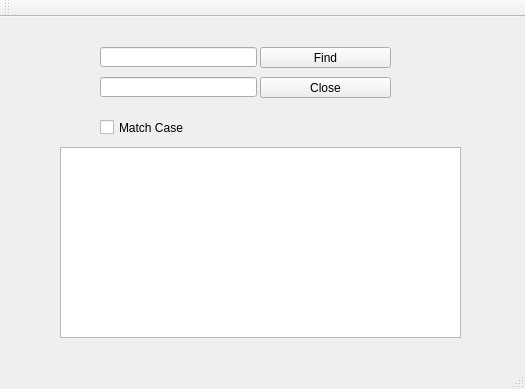
<?xml version="1.0" encoding="UTF-8"?>
<ui version="4.0">
 <class>find_dialogClass</class>
 <widget class="QMainWindow" name="find_dialogClass">
  <property name="geometry">
   <rect>
    <x>0</x>
    <y>0</y>
    <width>525</width>
    <height>389</height>
   </rect>
  </property>
  <property name="windowTitle">
   <string>find_dialog</string>
  </property>
  <widget class="QWidget" name="centralWidget">
   <widget class="QTextBrowser" name="textBrowser">
    <property name="geometry">
     <rect>
      <x>60</x>
      <y>130</y>
      <width>401</width>
      <height>191</height>
     </rect>
    </property>
   </widget>
   <widget class="QPushButton" name="closePushButton">
    <property name="geometry">
     <rect>
      <x>260</x>
      <y>60</y>
      <width>131</width>
      <height>21</height>
     </rect>
    </property>
    <property name="text">
     <string>Close</string>
    </property>
   </widget>
   <widget class="QPushButton" name="findPushButton">
    <property name="geometry">
     <rect>
      <x>260</x>
      <y>30</y>
      <width>131</width>
      <height>21</height>
     </rect>
    </property>
    <property name="text">
     <string>Find</string>
    </property>
   </widget>
   <widget class="QLineEdit" name="fileLineEdit">
    <property name="geometry">
     <rect>
      <x>100</x>
      <y>30</y>
      <width>157</width>
      <height>20</height>
     </rect>
    </property>
   </widget>
   <widget class="QLineEdit" name="keyLineEdit">
    <property name="geometry">
     <rect>
      <x>100</x>
      <y>60</y>
      <width>157</width>
      <height>20</height>
     </rect>
    </property>
   </widget>
   <widget class="QCheckBox" name="matchCheckBox">
    <property name="geometry">
     <rect>
      <x>100</x>
      <y>100</y>
      <width>101</width>
      <height>21</height>
     </rect>
    </property>
    <property name="text">
     <string>Match Case</string>
    </property>
   </widget>
  </widget>
  <widget class="QMenuBar" name="menuBar">
   <property name="geometry">
    <rect>
     <x>0</x>
     <y>0</y>
     <width>525</width>
     <height>25</height>
    </rect>
   </property>
  </widget>
  <widget class="QToolBar" name="mainToolBar">
   <attribute name="toolBarArea">
    <enum>TopToolBarArea</enum>
   </attribute>
   <attribute name="toolBarBreak">
    <bool>false</bool>
   </attribute>
  </widget>
  <widget class="QStatusBar" name="statusBar"/>
 </widget>
 <layoutdefault spacing="6" margin="11"/>
 <resources/>
 <connections>
  <connection>
   <sender>closePushButton</sender>
   <signal>clicked()</signal>
   <receiver>find_dialogClass</receiver>
   <slot>close()</slot>
   <hints>
    <hint type="sourcelabel">
     <x>285</x>
     <y>103</y>
    </hint>
    <hint type="destinationlabel">
     <x>262</x>
     <y>194</y>
    </hint>
   </hints>
  </connection>
 </connections>
</ui>
